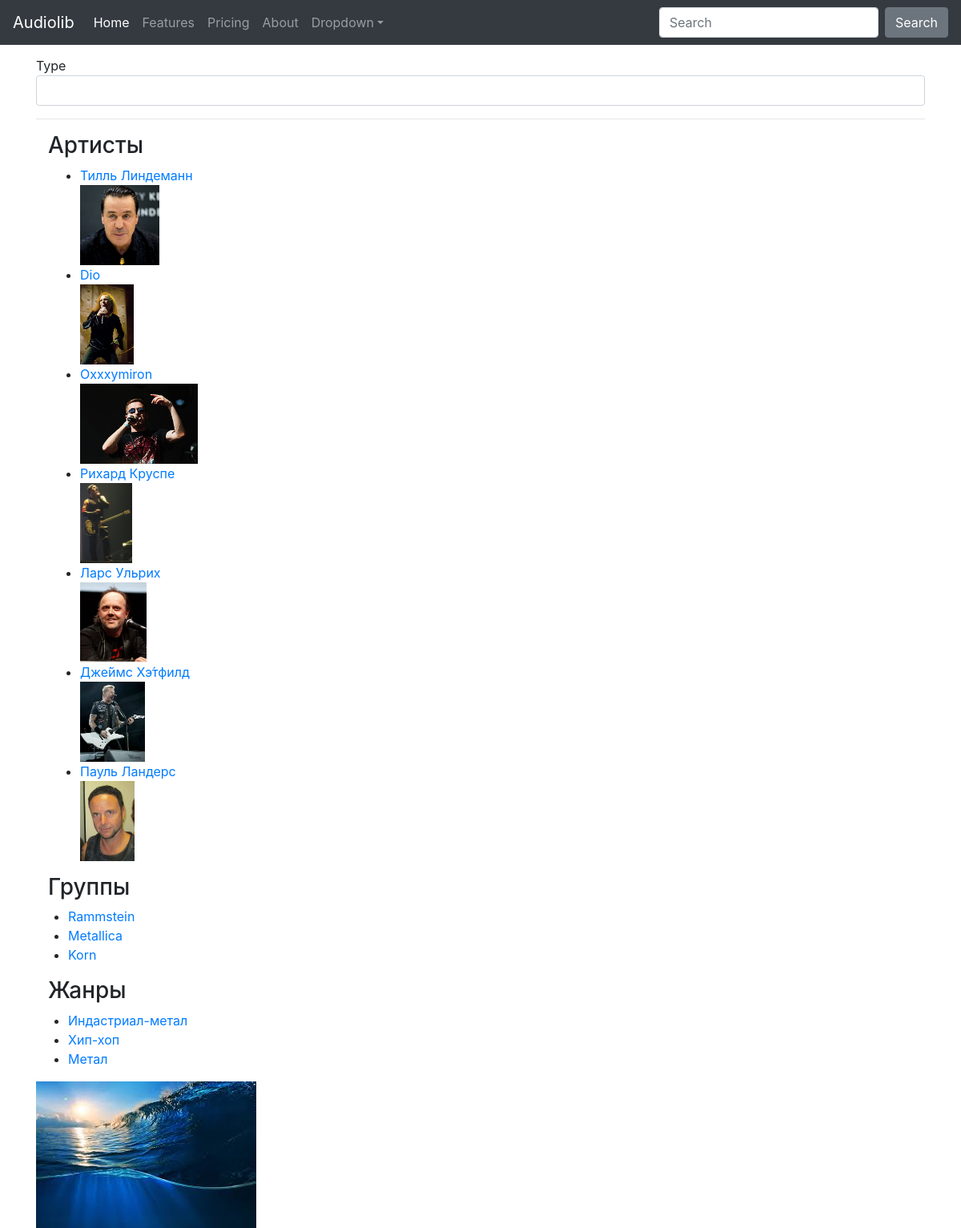
The page / on the database its author committed.
### audiolib/models.py (models this page shows, shortened)
class Artist(models.Model):
    nickname = models.CharField('Псевдоним', max_length=100, blank=True)
    first_name = models.CharField('Имя артиста', max_length=100, blank=True)
    second_name = models.CharField('Отчество\Второе имя', max_length=100, blank=True)
    surname = models.CharField('Фамилия артиста', max_length=100, blank=True)
    band = models.ManyToManyField('Band', verbose_name='Группа', related_name='Band', blank=True)
    bio = models.TextField('Биография')
    dob = models.PositiveIntegerField('Дата рождения', default=2020)
    photo = models.ImageField('Фото', upload_to='artists/')
    slug = models.SlugField(max_length=201, unique=True, blank=True)
    objects = ArtistManager()
    class Meta:
        verbose_name = 'Артист'
        verbose_name_plural = "Артисты"
    def get_absolute_url(self):
        return reverse('artist_detail', kwargs={'slug': self.slug})

class Band(models.Model):
    name = models.CharField('Название группы', max_length=150)
    artist = models.ManyToManyField(Artist, verbose_name='Артисты', blank=True, related_name='band_artists')
    description = models.TextField('Описание')
    logo = models.ImageField('Логотип группы', upload_to='band/')
    slug = models.SlugField(max_length=150, unique=True, blank=True)
    class Meta:
        verbose_name = 'Группа'
        verbose_name_plural = 'Группы'
    def get_absolute_url(self):
        return reverse('band_detail', kwargs={'slug': self.slug})

class Genre(models.Model):
    name = models.CharField('Название жанра', max_length=100)
    description = models.TextField('Описание')
    artists = models.ManyToManyField(Artist, verbose_name="Артисты", blank=True, related_name='Artists')
    bands = models.ManyToManyField('Band', blank=True, verbose_name='Группы')
    slug = models.SlugField(max_length=100, unique=True, blank=True)
    def get_absolute_url(self):
        return reverse('genre_detail', kwargs={'slug': self.slug})
    class Meta:
        verbose_name = "Жанр"
        verbose_name_plural = "Жанры"

### audiolib/views.py (the view)
# urls.py: path('',views.MainView.as_view(), name='main'),
class MainView(ListView):
    model = Artist
    template_name = 'audiolib/main.html'
    def get_context_data(self, **kwargs):
        kwargs = super(MainView, self).get_context_data()
        kwargs.update(
            {
                'genre_list': Genre.objects.all(),
                'band_list' : Band.objects.all(),
            }
        )
        return kwargs

### audiolib/models.py (called while the page is built)
    def get_queryset(self):
        return ArtistQuerySet(self.model,using=self._db)

### templates/audiolib/main.html (shortened to what this page needs)
{% extends 'audiolib/base.html' %}
{% load static %}
{% block content %}
<ul class="nav nav-list flex-column">
    <li class="nav-item">Type</li>
        <form>
            <li class="nav-item"><input class="search-query form-control" type="text"
            name="search" value="" id="search" />
            </li>
        </form>
</ul>
<hr>
<div class="container">
    <h3>Артисты</h3>
    <div class="row">
        <div class="col-lg-8 col-md-7 col-sm-6">
        <ul>
            {% for artist in artist_list %}
                {% if artist.nickname %}
                    <li><a href="{{ artist.get_absolute_url }}">{{ artist.nickname }}</a><br>
                        <img src="{{ artist.photo.url }}" height="100">
                    </li>
                {% else %}
                    <li><a href="{{ artist.get_absolute_url }}">{{ artist.first_name }} {{ artist.surname }}</a><br>
                        <img src="{{ artist.photo.url }}" height="100">
                    </li>
                {% endif %}
            {% endfor %}
        </ul>
        </div>
    </div>
</div>
<div class="container">
    <h3>Группы</h3>
    <div class="row">
        <ul>
       {% for band in band_list %}
           <li><a href="{{ band.get_absolute_url }}">{{ band.name }}</a></li>
        {% endfor %}
        </ul>
    </div>
</div>
<div class="container">
    <h3>Жанры</h3>
    <div class="row">
        <ul>
       {% for genre in genre_list %}
           <li><a href="{{ genre.get_absolute_url }}">{{ genre.name }}</a></li>
        {% endfor %}
        </ul>
    </div>
</div>
<img src="{% static "download.jpg"%}">
{% endblock %}

### templates/audiolib/base.html (shortened to what this page needs)
<!DOCTYPE html>
<html lang="en">
{% load static %}
<link rel="stylesheet" href="https://stackpath.bootstrapcdn.com/bootstrap/4.5.2/css/bootstrap.min.css">
<head>
</head>
<body style="padding-top: 70px">
    <div class="navbar navbar-expand-lg fixed-top navbar-dark bg-dark">
  <a class="navbar-brand" href="#">Audiolib</a>
  <div class="collapse navbar-collapse" id="navbarColor01">
    <ul class="navbar-nav mr-auto">
      <li class="nav-item active">
        <a class="nav-link" href="#">Home <span class="sr-only">(current)</span></a>
      </li>
      <li class="nav-item">
        <a class="nav-link" href="#">Features</a>
      </li>
      <li class="nav-item">
        <a class="nav-link" href="#">Pricing</a>
      </li>
      <li class="nav-item">
        <a class="nav-link" href="#">About</a>
      </li>
      <li class="nav-item dropdown">
        <a class="nav-link dropdown-toggle" data-toggle="dropdown" href="#" role="button" aria-haspopup="true" aria-expanded="false">Dropdown</a>
      </li>
    </ul>
    <form class="form-inline my-2 my-lg-0">
      <input class="form-control mr-sm-2" type="text" placeholder="Search">
      <button class="btn btn-secondary my-2 my-sm-0" type="submit">Search</button>
    </form>
  </div>
</div>
<div class="container">
{% block content %}
{% endblock %}
</div>
</body>
</html>

### rows shown on the page
Artist: first_name "Тилль", surname "Линдеманн", photo (picture)
Artist: nickname "Dio", photo (picture)
Artist: nickname "Oxxxymiron", photo (picture)
Artist: first_name "Рихард", surname "Круспе", photo (picture)
Artist: first_name "Ларс", surname "Ульрих", photo (picture)
Artist: first_name "Дже́ймс", surname "Хэ́тфилд", photo (picture)
Artist: first_name "Пауль", surname "Ландерс", photo (picture)
Band: name "Rammstein"
Band: name "Metallica"
Band: name "Korn"
Genre: name "Индастриал-метал"
Genre: name "Хип-хоп"
Genre: name "Метал"
